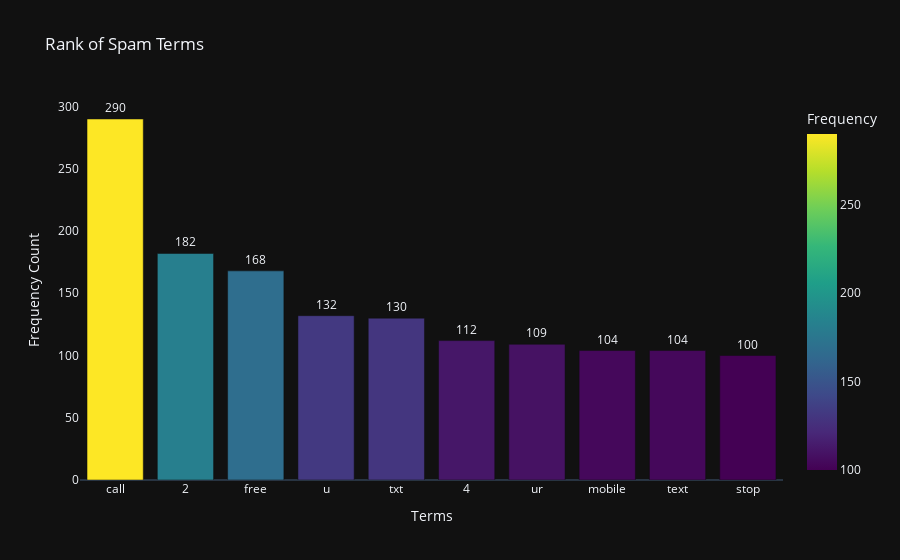

The notebook cell saved with this chart:
### Markdown cell above
<div style="text-align: center; background: linear-gradient(to right, #2D9596, #265073); color: #fff; padding: 20px; border-radius: 15px; margin-bottom: 20px; box-shadow: 0 6px 12px rgba(0, 0, 0, 0.4); transition: all 0.3s;">
    <h2 style="font-size: 24px; margin-bottom: 10px; font-weight: bold;">Bar Plot of Spam Messages</h2>
    <p style="font-size: 16px;">Explore the distribution of words in spam messages using an interactive bar plot.</p>
</div>

### Code cell
freq_df = Freq_df(removed)
top_10 = freq_df[:10]

fig = px.bar(top_10, x='Term', y='Frequency', text='Frequency',
             color='Frequency', 
             color_continuous_scale='Viridis',  # You can choose other color scales
             title='Rank of Spam Terms',
             labels={'Frequency': 'Frequency Count'},
             template='plotly_dark')

fig.update_traces(textposition='outside', textfont_size=12)

fig.update_layout(
    xaxis=dict(title='Terms', showgrid=False),
    yaxis=dict(title='Frequency Count', showgrid=False),
    coloraxis_colorbar=dict(title='Frequency'),
)

fig.show()

### Figure 1 — Plotly figure (JSON) as saved in the notebook; plotly's stock layout.template omitted (floating-point values rounded to 4 significant figures)
{"data": [{"alignmentgroup": "True", "hovertemplate": "Term=%{x}<br>Frequency Count=%{marker.color}<extra></extra>", "legendgroup": "", "marker": {"color": [290, 182, 168, 132, 130, 112, 109, 104, 104, 100], "coloraxis": "coloraxis", "pattern": {"shape": ""}}, "name": "", "offsetgroup": "", "orientation": "v", "showlegend": false, "text": [290, 182, 168, 132, 130, 112, 109, 104, 104, 100], "textfont": {"size": 12}, "textposition": "outside", "type": "bar", "x": ["call", "2", "free", "u", "txt", "4", "ur", "mobile", "text", "stop"], "xaxis": "x", "y": [290, 182, 168, 132, 130, 112, 109, 104, 104, 100], "yaxis": "y"}], "layout": {"barmode": "relative", "coloraxis": {"colorbar": {"title": {"text": "Frequency"}}, "colorscale": [[0, "#440154"], [0.1111, "#482878"], [0.2222, "#3e4989"], [0.3333, "#31688e"], [0.4444, "#26828e"], [0.5556, "#1f9e89"], [0.6667, "#35b779"], [0.7778, "#6ece58"], [0.8889, "#b5de2b"], [1, "#fde725"]]}, "legend": {"tracegroupgap": 0}, "title": {"text": "Rank of Spam Terms"}, "xaxis": {"anchor": "y", "domain": [0, 1], "showgrid": false, "title": {"text": "Terms"}}, "yaxis": {"anchor": "x", "domain": [0, 1], "showgrid": false, "title": {"text": "Frequency Count"}}}}
